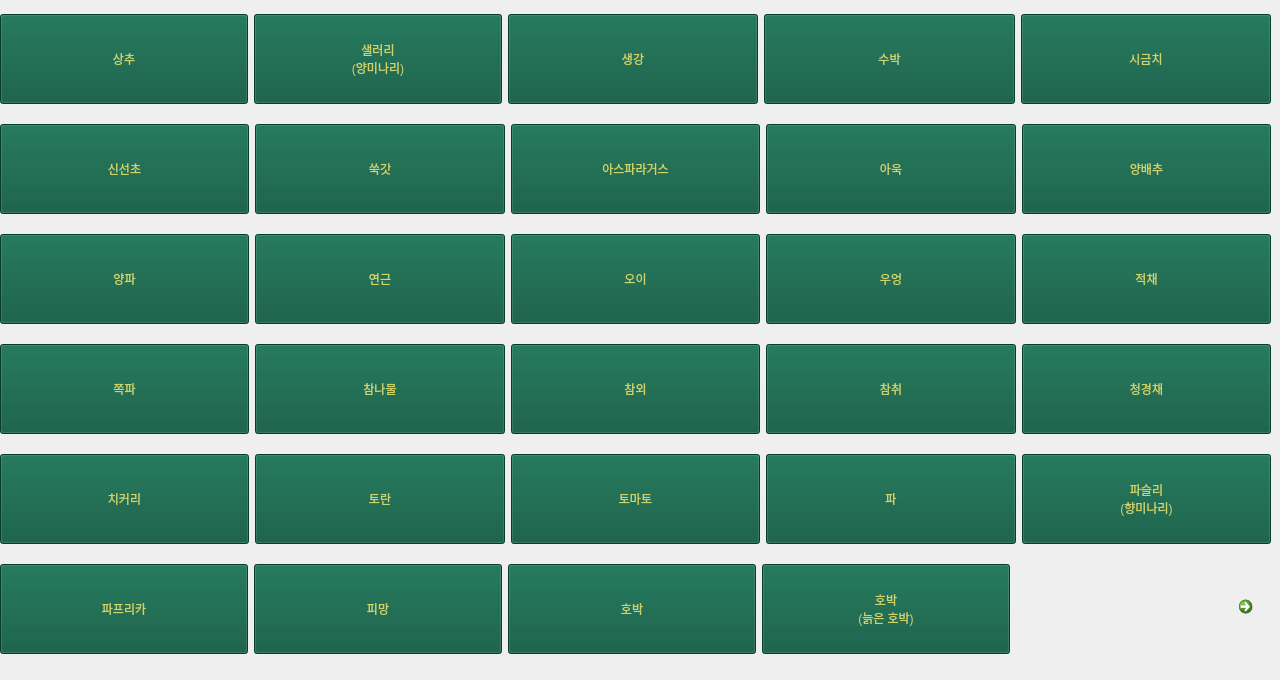
   <widget class="QWidget" name="tab6">
    <property name="styleSheet">
     <string notr="true">asdf</string>
    </property>
    <attribute name="title">
     <string>채소2</string>
    </attribute>
    <widget class="QWidget" name="layoutWidget_11">
     <property name="geometry">
      <rect>
       <x>0</x>
       <y>0</y>
       <width>1271</width>
       <height>671</height>
      </rect>
     </property>
     <layout class="QVBoxLayout" name="verticalLayout_7">
      <item>
       <layout class="QHBoxLayout" name="horizontalLayout_41">
        <item>
         <widget class="QPushButton" name="pushButton_6_1">
          <property name="minimumSize">
           <size>
            <width>248</width>
            <height>90</height>
           </size>
          </property>
          <property name="maximumSize">
           <size>
            <width>248</width>
            <height>90</height>
           </size>
          </property>
          <property name="styleSheet">
           <string notr="true">background-color: rgb(7, 85, 59);
color: rgb(206, 212, 106);
font: 18pt &quot;Agency FB&quot;;</string>
          </property>
          <property name="text">
           <string>상추</string>
          </property>
         </widget>
        </item>
        <item>
         <widget class="QPushButton" name="pushButton_6_2">
          <property name="minimumSize">
           <size>
            <width>248</width>
            <height>90</height>
           </size>
          </property>
          <property name="maximumSize">
           <size>
            <width>248</width>
            <height>90</height>
           </size>
          </property>
          <property name="styleSheet">
           <string notr="true">background-color: rgb(7, 85, 59);
color: rgb(206, 212, 106);
font: 18pt &quot;Agency FB&quot;;</string>
          </property>
          <property name="text">
           <string>샐러리
(양미나리)</string>
          </property>
         </widget>
        </item>
        <item>
         <widget class="QPushButton" name="pushButton_6_3">
          <property name="minimumSize">
           <size>
            <width>0</width>
            <height>90</height>
           </size>
          </property>
          <property name="styleSheet">
           <string notr="true">background-color: rgb(7, 85, 59);
color: rgb(206, 212, 106);
font: 18pt &quot;Agency FB&quot;;</string>
          </property>
          <property name="text">
           <string>생강</string>
          </property>
         </widget>
        </item>
        <item>
         <widget class="QPushButton" name="pushButton_6_4">
          <property name="minimumSize">
           <size>
            <width>0</width>
            <height>90</height>
           </size>
          </property>
          <property name="styleSheet">
           <string notr="true">background-color: rgb(7, 85, 59);
color: rgb(206, 212, 106);
font: 18pt &quot;Agency FB&quot;;</string>
          </property>
          <property name="text">
           <string>수박</string>
          </property>
         </widget>
        </item>
        <item>
         <widget class="QPushButton" name="pushButton_6_5">
          <property name="minimumSize">
           <size>
            <width>0</width>
            <height>90</height>
           </size>
          </property>
          <property name="styleSheet">
           <string notr="true">background-color: rgb(7, 85, 59);
color: rgb(206, 212, 106);
font: 18pt &quot;Agency FB&quot;;</string>
          </property>
          <property name="text">
           <string>시금치</string>
          </property>
         </widget>
        </item>
       </layout>
      </item>
      <item>
       <layout class="QHBoxLayout" name="horizontalLayout_42">
        <item>
         <widget class="QPushButton" name="pushButton_6_6">
          <property name="minimumSize">
           <size>
            <width>0</width>
            <height>90</height>
           </size>
          </property>
          <property name="styleSheet">
           <string notr="true">background-color: rgb(7, 85, 59);
color: rgb(206, 212, 106);
font: 18pt &quot;Agency FB&quot;;</string>
          </property>
          <property name="text">
           <string>신선초</string>
          </property>
         </widget>
        </item>
        <item>
         <widget class="QPushButton" name="pushButton_6_7">
          <property name="minimumSize">
           <size>
            <width>0</width>
            <height>90</height>
           </size>
          </property>
          <property name="styleSheet">
           <string notr="true">background-color: rgb(7, 85, 59);
color: rgb(206, 212, 106);
font: 18pt &quot;Agency FB&quot;;</string>
          </property>
          <property name="text">
           <string>쑥갓</string>
          </property>
         </widget>
        </item>
        <item>
         <widget class="QPushButton" name="pushButton_6_8">
          <property name="minimumSize">
           <size>
            <width>0</width>
            <height>90</height>
           </size>
          </property>
          <property name="styleSheet">
           <string notr="true">background-color: rgb(7, 85, 59);
color: rgb(206, 212, 106);
font: 18pt &quot;Agency FB&quot;;</string>
          </property>
          <property name="text">
           <string>아스파라거스</string>
          </property>
         </widget>
        </item>
        <item>
         <widget class="QPushButton" name="pushButton_6_9">
          <property name="minimumSize">
           <size>
            <width>0</width>
            <height>90</height>
           </size>
          </property>
          <property name="styleSheet">
           <string notr="true">background-color: rgb(7, 85, 59);
color: rgb(206, 212, 106);
font: 18pt &quot;Agency FB&quot;;</string>
          </property>
          <property name="text">
           <string>아욱</string>
          </property>
         </widget>
        </item>
        <item>
         <widget class="QPushButton" name="pushButton_6_10">
          <property name="minimumSize">
           <size>
            <width>0</width>
            <height>90</height>
           </size>
          </property>
          <property name="styleSheet">
           <string notr="true">background-color: rgb(7, 85, 59);
color: rgb(206, 212, 106);
font: 18pt &quot;Agency FB&quot;;</string>
          </property>
          <property name="text">
           <string>양배추</string>
          </property>
         </widget>
        </item>
       </layout>
      </item>
      <item>
       <layout class="QHBoxLayout" name="horizontalLayout_43">
        <item>
         <widget class="QPushButton" name="pushButton_6_11">
          <property name="minimumSize">
           <size>
            <width>0</width>
            <height>90</height>
           </size>
          </property>
          <property name="styleSheet">
           <string notr="true">background-color: rgb(7, 85, 59);
color: rgb(206, 212, 106);
font: 18pt &quot;Agency FB&quot;;</string>
          </property>
          <property name="text">
           <string>양파</string>
          </property>
         </widget>
        </item>
        <item>
         <widget class="QPushButton" name="pushButton_6_12">
          <property name="minimumSize">
           <size>
            <width>0</width>
            <height>90</height>
           </size>
          </property>
          <property name="styleSheet">
           <string notr="true">background-color: rgb(7, 85, 59);
color: rgb(206, 212, 106);
font: 18pt &quot;Agency FB&quot;;</string>
          </property>
          <property name="text">
           <string>연근</string>
          </property>
         </widget>
        </item>
        <item>
         <widget class="QPushButton" name="pushButton_6_13">
          <property name="minimumSize">
           <size>
            <width>0</width>
            <height>90</height>
           </size>
          </property>
          <property name="styleSheet">
           <string notr="true">background-color: rgb(7, 85, 59);
color: rgb(206, 212, 106);
font: 18pt &quot;Agency FB&quot;;</string>
          </property>
          <property name="text">
           <string>오이</string>
          </property>
         </widget>
        </item>
        <item>
         <widget class="QPushButton" name="pushButton_6_14">
          <property name="minimumSize">
           <size>
            <width>0</width>
            <height>90</height>
           </size>
          </property>
          <property name="styleSheet">
           <string notr="true">background-color: rgb(7, 85, 59);
color: rgb(206, 212, 106);
font: 18pt &quot;Agency FB&quot;;</string>
          </property>
          <property name="text">
           <string>우엉</string>
          </property>
         </widget>
        </item>
        <item>
         <widget class="QPushButton" name="pushButton_6_15">
          <property name="minimumSize">
           <size>
            <width>0</width>
            <height>90</height>
           </size>
          </property>
          <property name="styleSheet">
           <string notr="true">background-color: rgb(7, 85, 59);
color: rgb(206, 212, 106);
font: 18pt &quot;Agency FB&quot;;</string>
          </property>
          <property name="text">
           <string>적채</string>
          </property>
         </widget>
        </item>
       </layout>
      </item>
      <item>
       <layout class="QHBoxLayout" name="horizontalLayout_44">
        <item>
         <widget class="QPushButton" name="pushButton_6_16">
          <property name="minimumSize">
           <size>
            <width>0</width>
            <height>90</height>
           </size>
          </property>
          <property name="styleSheet">
           <string notr="true">background-color: rgb(7, 85, 59);
color: rgb(206, 212, 106);
font: 18pt &quot;Agency FB&quot;;</string>
          </property>
          <property name="text">
           <string>쪽파</string>
          </property>
         </widget>
        </item>
        <item>
         <widget class="QPushButton" name="pushButton_6_17">
          <property name="minimumSize">
           <size>
            <width>0</width>
            <height>90</height>
           </size>
          </property>
          <property name="styleSheet">
           <string notr="true">background-color: rgb(7, 85, 59);
color: rgb(206, 212, 106);
font: 18pt &quot;Agency FB&quot;;</string>
          </property>
          <property name="text">
           <string>참나물</string>
          </property>
         </widget>
        </item>
        <item>
         <widget class="QPushButton" name="pushButton_6_18">
          <property name="minimumSize">
           <size>
            <width>0</width>
            <height>90</height>
           </size>
          </property>
          <property name="styleSheet">
           <string notr="true">background-color: rgb(7, 85, 59);
color: rgb(206, 212, 106);
font: 18pt &quot;Agency FB&quot;;</string>
          </property>
          <property name="text">
           <string>참외</string>
          </property>
         </widget>
        </item>
        <item>
         <widget class="QPushButton" name="pushButton_6_19">
          <property name="minimumSize">
           <size>
            <width>0</width>
            <height>90</height>
           </size>
          </property>
          <property name="styleSheet">
           <string notr="true">background-color: rgb(7, 85, 59);
color: rgb(206, 212, 106);
font: 18pt &quot;Agency FB&quot;;</string>
          </property>
          <property name="text">
           <string>참취</string>
          </property>
         </widget>
        </item>
        <item>
         <widget class="QPushButton" name="pushButton_6_20">
          <property name="minimumSize">
           <size>
            <width>0</width>
            <height>90</height>
           </size>
          </property>
          <property name="styleSheet">
           <string notr="true">background-color: rgb(7, 85, 59);
color: rgb(206, 212, 106);
font: 18pt &quot;Agency FB&quot;;</string>
          </property>
          <property name="text">
           <string>청경채</string>
          </property>
         </widget>
        </item>
       </layout>
      </item>
      <item>
       <layout class="QHBoxLayout" name="horizontalLayout_45">
        <item>
         <widget class="QPushButton" name="pushButton_6_21">
          <property name="minimumSize">
           <size>
            <width>0</width>
            <height>90</height>
           </size>
          </property>
          <property name="styleSheet">
           <string notr="true">background-color: rgb(7, 85, 59);
color: rgb(206, 212, 106);
font: 18pt &quot;Agency FB&quot;;</string>
          </property>
          <property name="text">
           <string>치커리</string>
          </property>
         </widget>
        </item>
        <item>
         <widget class="QPushButton" name="pushButton_6_22">
          <property name="minimumSize">
           <size>
            <width>0</width>
            <height>90</height>
           </size>
          </property>
          <property name="styleSheet">
           <string notr="true">background-color: rgb(7, 85, 59);
color: rgb(206, 212, 106);
font: 18pt &quot;Agency FB&quot;;</string>
          </property>
          <property name="text">
           <string>토란</string>
          </property>
         </widget>
        </item>
        <item>
         <widget class="QPushButton" name="pushButton_6_23">
          <property name="minimumSize">
           <size>
            <width>0</width>
            <height>90</height>
           </size>
          </property>
          <property name="styleSheet">
           <string notr="true">background-color: rgb(7, 85, 59);
color: rgb(206, 212, 106);
font: 18pt &quot;Agency FB&quot;;</string>
          </property>
          <property name="text">
           <string>토마토</string>
          </property>
         </widget>
        </item>
        <item>
         <widget class="QPushButton" name="pushButton_6_24">
          <property name="minimumSize">
           <size>
            <width>0</width>
            <height>90</height>
           </size>
          </property>
          <property name="styleSheet">
           <string notr="true">background-color: rgb(7, 85, 59);
color: rgb(206, 212, 106);
font: 18pt &quot;Agency FB&quot;;</string>
          </property>
          <property name="text">
           <string>파</string>
          </property>
         </widget>
        </item>
        <item>
         <widget class="QPushButton" name="pushButton_6_25">
          <property name="minimumSize">
           <size>
            <width>0</width>
            <height>90</height>
           </size>
          </property>
          <property name="styleSheet">
           <string notr="true">background-color: rgb(7, 85, 59);
color: rgb(206, 212, 106);
font: 18pt &quot;Agency FB&quot;;</string>
          </property>
          <property name="text">
           <string>파슬리
(향미나리)</string>
          </property>
         </widget>
        </item>
       </layout>
      </item>
      <item>
       <layout class="QHBoxLayout" name="horizontalLayout_46">
        <item>
         <widget class="QPushButton" name="pushButton_6_26">
          <property name="minimumSize">
           <size>
            <width>248</width>
            <height>90</height>
           </size>
          </property>
          <property name="styleSheet">
           <string notr="true">background-color: rgb(7, 85, 59);
color: rgb(206, 212, 106);
font: 18pt &quot;Agency FB&quot;;</string>
          </property>
          <property name="text">
           <string>파프리카</string>
          </property>
         </widget>
        </item>
        <item>
         <widget class="QPushButton" name="pushButton_6_27">
          <property name="minimumSize">
           <size>
            <width>248</width>
            <height>90</height>
           </size>
          </property>
          <property name="styleSheet">
           <string notr="true">background-color: rgb(7, 85, 59);
color: rgb(206, 212, 106);
font: 18pt &quot;Agency FB&quot;;</string>
          </property>
          <property name="text">
           <string>피망</string>
          </property>
         </widget>
        </item>
        <item>
         <widget class="QPushButton" name="pushButton_6_28">
          <property name="minimumSize">
           <size>
            <width>248</width>
            <height>90</height>
           </size>
          </property>
          <property name="maximumSize">
           <size>
            <width>248</width>
            <height>90</height>
           </size>
          </property>
          <property name="styleSheet">
           <string notr="true">background-color: rgb(7, 85, 59);
color: rgb(206, 212, 106);
font: 18pt &quot;Agency FB&quot;;</string>
          </property>
          <property name="text">
           <string>호박</string>
          </property>
         </widget>
        </item>
        <item>
         <widget class="QPushButton" name="pushButton_6_29">
          <property name="minimumSize">
           <size>
            <width>248</width>
            <height>90</height>
           </size>
          </property>
          <property name="maximumSize">
           <size>
            <width>248</width>
            <height>90</height>
           </size>
          </property>
          <property name="styleSheet">
           <string notr="true">background-color: rgb(7, 85, 59);
color: rgb(206, 212, 106);
font: 18pt &quot;Agency FB&quot;;</string>
          </property>
          <property name="text">
           <string>호박
(늙은 호박)</string>
          </property>
         </widget>
        </item>
        <item>
         <spacer name="horizontalSpacer_7">
          <property name="orientation">
           <enum>Qt::Horizontal</enum>
          </property>
          <property name="sizeHint" stdset="0">
           <size>
            <width>40</width>
            <height>20</height>
           </size>
          </property>
         </spacer>
        </item>
        <item>
         <widget class="QCommandLinkButton" name="commandLinkButton_6">
          <property name="maximumSize">
           <size>
            <width>40</width>
            <height>40</height>
           </size>
          </property>
          <property name="styleSheet">
           <string notr="true">background-color: rgb(7, 85, 59);
color:rgb(206, 212, 106);
</string>
          </property>
          <property name="text">
           <string/>
          </property>
         </widget>
        </item>
       </layout>
      </item>
     </layout>
    </widget>
   </widget>
